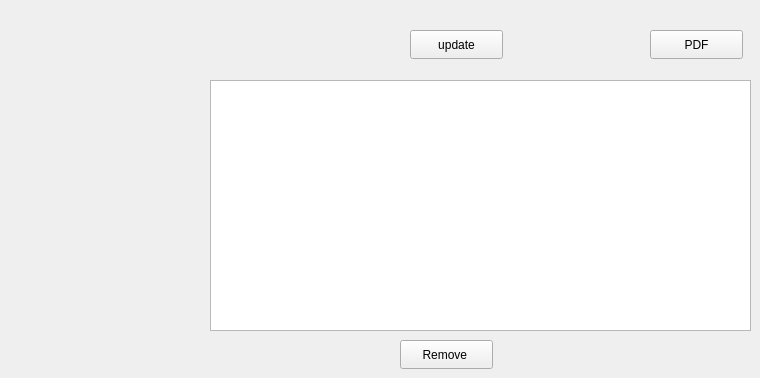
        <widget class="QWidget" name="tab_9">
         <property name="styleSheet">
          <string notr="true">#lineEdit_8
{
border:2px solid #42b5b2; 
}
#lineEdit_9
{
border:2px solid #42b5b2; 
}
#label_7
{
	
	font: 12pt &quot;Berlin Sans FB&quot;;
}
#label_6
{font: 12pt &quot;Berlin Sans FB&quot;;
}
#pushButton_4
{
color: #42b5b2; 
font: 12pt &quot;Berlin Sans FB&quot;;
}
#pushButton_5
{
color: #42b5b2; 
font: 12pt &quot;Berlin Sans FB&quot;;
}


</string>
         </property>
         <attribute name="title">
          <string>Consult</string>
         </attribute>
         <widget class="QPushButton" name="pushButton_supprimer">
          <property name="geometry">
           <rect>
            <x>400</x>
            <y>340</y>
            <width>93</width>
            <height>29</height>
           </rect>
          </property>
          <property name="text">
           <string>Remove </string>
          </property>
         </widget>
         <widget class="QPushButton" name="pushButton_modifier">
          <property name="geometry">
           <rect>
            <x>410</x>
            <y>30</y>
            <width>93</width>
            <height>29</height>
           </rect>
          </property>
          <property name="text">
           <string>update</string>
          </property>
         </widget>
         <widget class="QTableView" name="tableView_4">
          <property name="geometry">
           <rect>
            <x>210</x>
            <y>80</y>
            <width>541</width>
            <height>251</height>
           </rect>
          </property>
          <property name="baseSize">
           <size>
            <width>0</width>
            <height>0</height>
           </size>
          </property>
          <property name="lineWidth">
           <number>1</number>
          </property>
          <property name="midLineWidth">
           <number>0</number>
          </property>
         </widget>
         <widget class="QPushButton" name="pushButton_PDF">
          <property name="geometry">
           <rect>
            <x>650</x>
            <y>30</y>
            <width>93</width>
            <height>29</height>
           </rect>
          </property>
          <property name="text">
           <string>PDF</string>
          </property>
         </widget>
        </widget>
